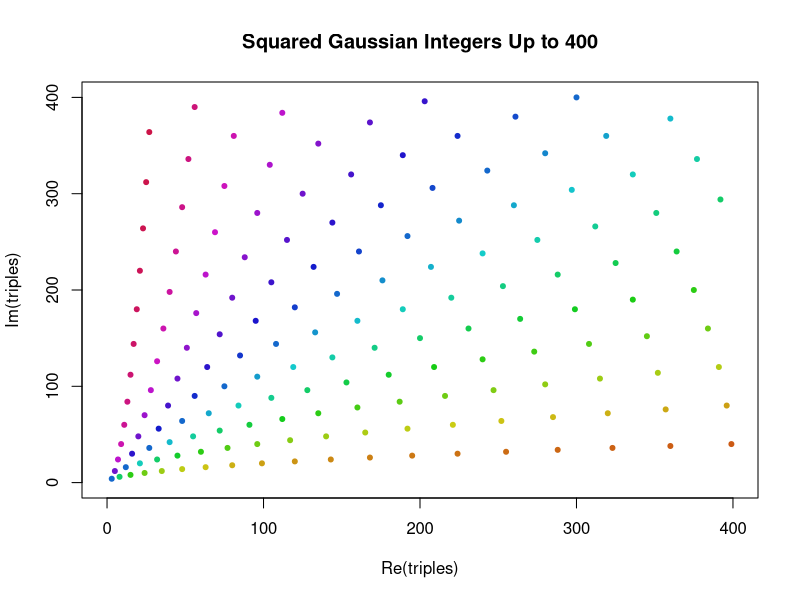
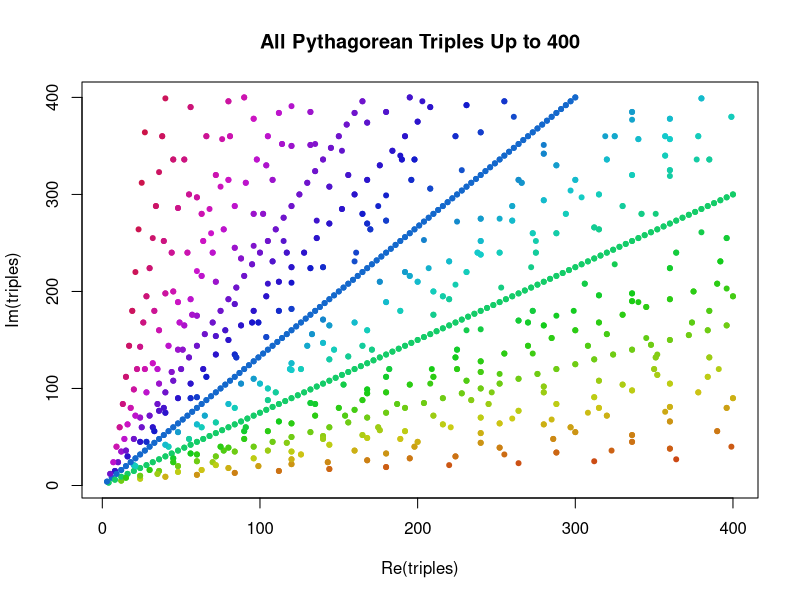
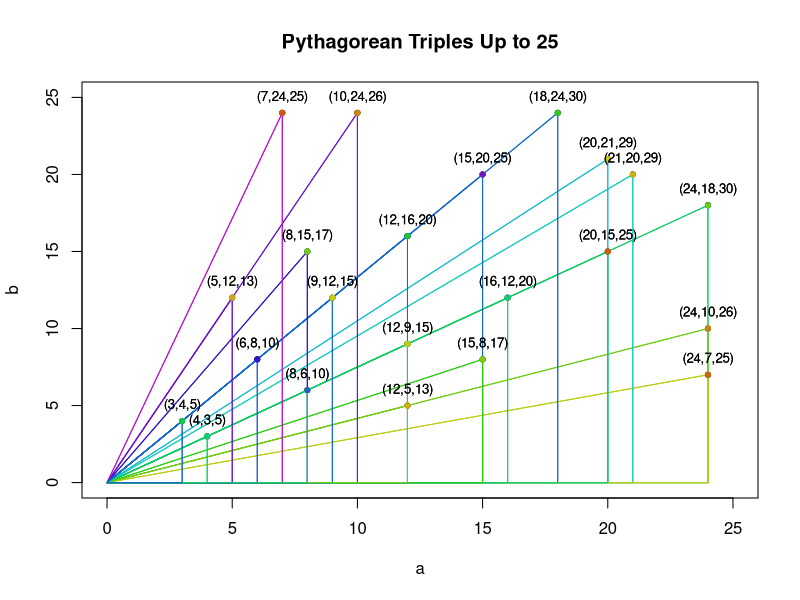
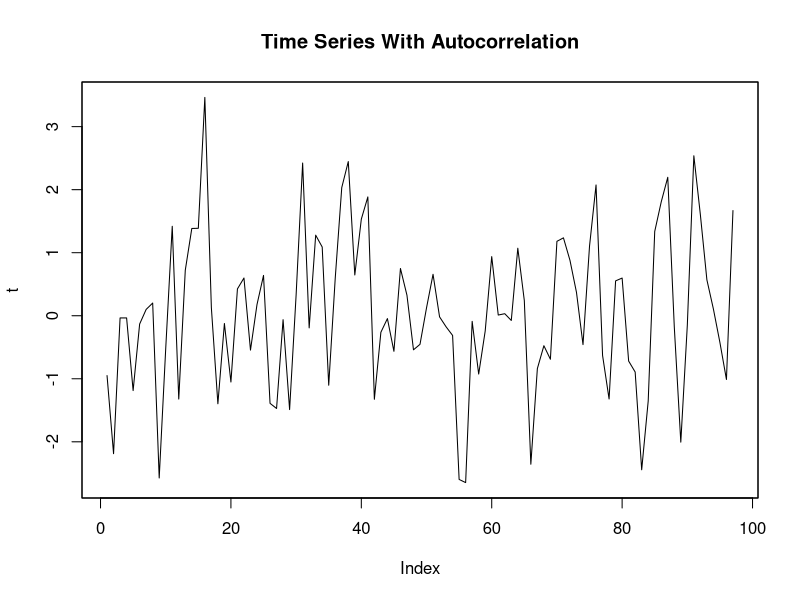
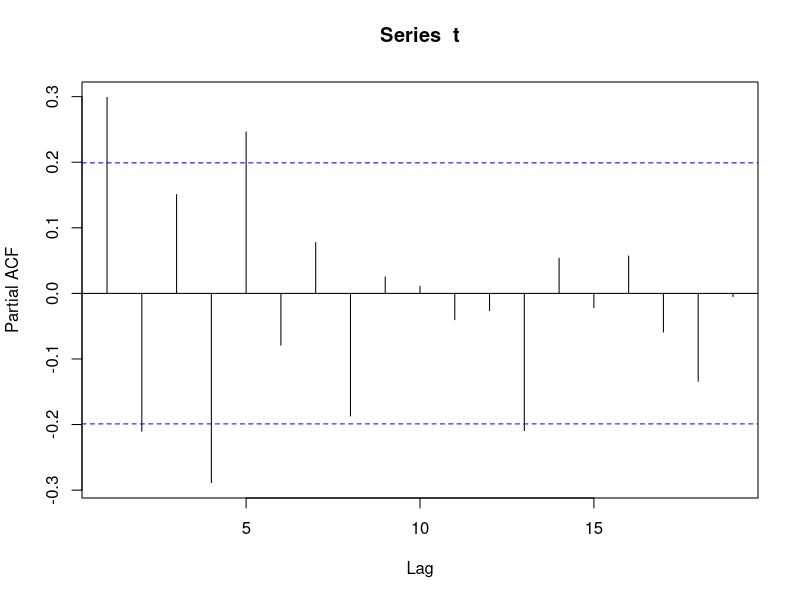
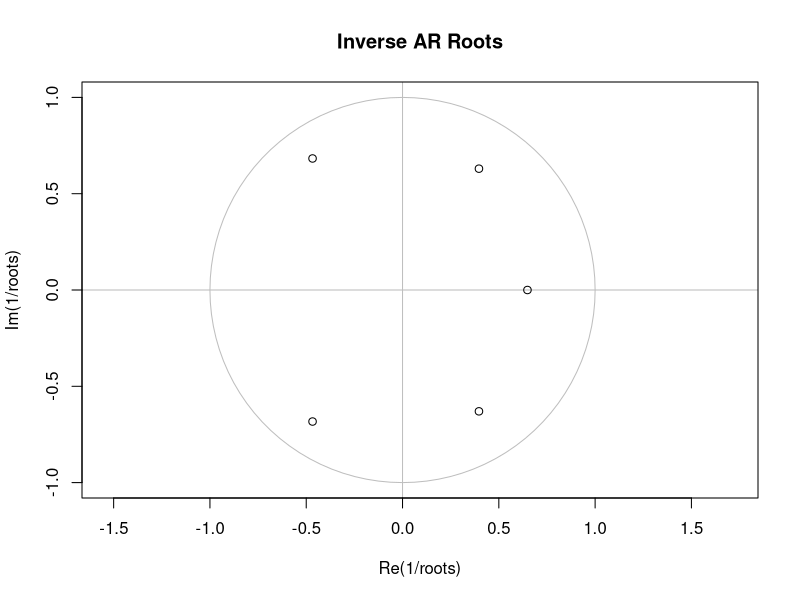
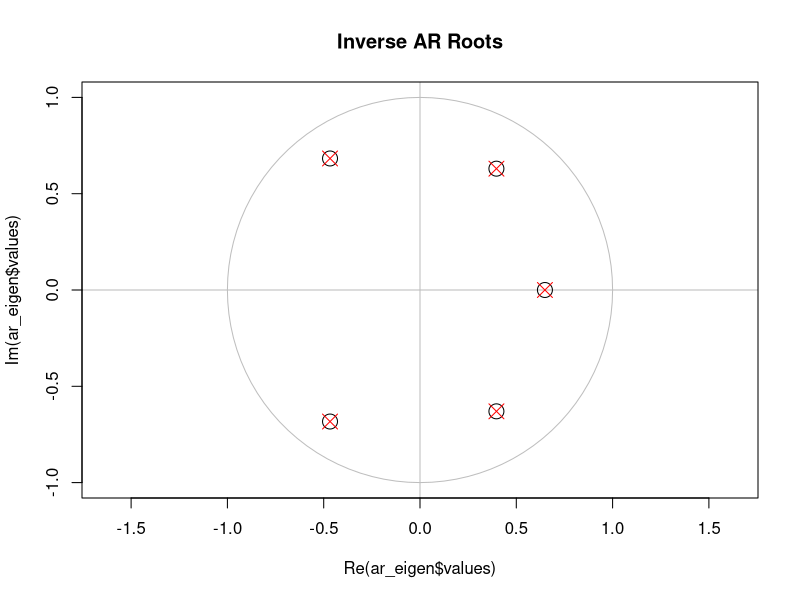

Source code (R) for these figures, in order:
## ---- chunk 1
knitr::opts_chunk$set(echo = TRUE, comment="#")
library(zoo)
## ---- chunk 2
triples <- c( 3+4i, 5+12i, 9+12i )
## ---- chunk 3
n = 400
grid <- expand.grid(u=1:(2*n), v=1:(2*n))
grid <- grid[ grid$u > grid$v, ]
gaussian_integers <- complex(real=grid$u, imaginary=grid$v)
## ---- chunk 4
triples <- gaussian_integers^2

# display the 10 with the smallest norm
cat( triples[order(Mod(triples))][1:10], sep="\n")
## ---- chunk 5
triples <- triples[ Re(triples) <= n & Im(triples) <= n ]

# helper function to colorize complex points by their angle.
argcolor <- function(z) hsv(Arg(z)*2/pi, s=0.9, v=0.8)

plot(
  triples, 
  col=argcolor(triples),
  pch=20,
  xlim=c(0,n),
  ylim=c(0,n),
  main=paste("Squared Gaussian Integers Up to", n)
)
## ---- chunk 6

multiples <- lapply(1:(floor(n/3)), function(m) triples*m)
triples <- unique(do.call(c, multiples))
## ---- chunk 7
halves <- triples[ Re(triples) %% 2 == 0 & Im(triples) %% 2 == 0 ] / 2
triples <- unique(c(triples, halves))
## ---- chunk 8
triples <- triples[ Re(triples) <= n & Im(triples) <= n]
triples <- c(triples, complex(real=Im(triples), imaginary=Re(triples)))
## ---- chunk 9
plot(triples, col=argcolor(triples), pch=20)
title(paste("All Pythagorean Triples Up to", n))
## ---- chunk 10
small_n = 25
small_triples <- triples[ Re(triples) < small_n & Im(triples) < small_n ]
small_triples <- small_triples[ order(Mod(small_triples), decreasing=TRUE) ]

# plot points
plot(
  small_triples, 
  pch=20,
  ylim=c(0,small_n), 
  xlim=c(0,small_n),
  ylab="b", xlab="a")

# add triangles. Can't rely on automatic complex plane plotting here.
segments(
  Re(small_triples), Im(small_triples), 
  0, 0, 
  col=argcolor(small_triples))
segments(
  Re(small_triples), Im(small_triples), 
  Re(small_triples), 0, 
  col=argcolor(small_triples))
segments(
  Re(small_triples), 0, 
  0, 0, 
  col=argcolor(small_triples))

# points again, so that they're in the foreground.
points(small_triples, pch=20, col=argcolor(triples), cex=1)

# text label for the points
text(
  x=small_triples + 1i, 
  cex=0.8,
  labels=paste0(
    "(", 
    Re(small_triples), 
    ",",
    Im(small_triples),
    ",",
    Mod(small_triples),
    ")"
  )
)
title(paste("Pythagorean Triples Up to", small_n))
## ---- chunk 11
set.seed(43)
t_0 <- zoo(rnorm(n=100))
t_1 <- lag(t_0, k=1, na.pad=TRUE)
t_2 <- lag(t_0, k=2, na.pad=TRUE)
t_3 <- lag(t_0, k=3, na.pad=TRUE)
t <- na.omit(t_0 + 0.7*t_1 - 0.2*t_2 + 0.2*t_3)
plot(t, type='l')
title('Time Series With Autocorrelation')
pacf(t) # Partial Autocorrelation Plot
## ---- chunk 12
ar_model <- ar(t)
ar_model
## ---- chunk 13
ar_coefs <- ar_model$ar  # coefficients(ar_model) doesn't work, IDK why
roots <- polyroot( c(1,-ar_coefs) )
roots
plot(
  1/roots, 
  ylim=c(-1,1), 
  asp=1,
  main="Inverse AR Roots",
  panel.first=c(
    lines(complex(modulus=1, argument=0.01*2*pi)^(0:100), col='grey'),
    abline(h=0, col='grey'),
    abline(v=0, col='grey')
  )
)
## ---- chunk 14
ar_matrix <- matrix( nrow=5, ncol=5, byrow=TRUE, c(
  0.5078, -0.4062,   0.3481,  -0.3960,   0.2462, 
       1,       0,        0,        0,        0,
       0,       1,        0,        0,        0,
       0,       0,        1,        0,        0,
       0,       0,        0,        1,        0))

ar_eigen <- eigen(ar_matrix)
df <- t(rbind(
  data.frame(t(sort(1/roots))), 
  data.frame(t(sort(ar_eigen$values)))))
colnames(df) <- c("Inverse AR(5) Roots", "Time Evolution Eigenvalues")
## ---- chunk 15
plot(
  ar_eigen$values, 
  ylim=c(-1,1), 
  xlim=c(-1,1),
  asp=1,
  cex=2,
  main="Inverse AR Roots",
  panel.first=c(
    lines(complex(modulus=1, argument=0.01*2*pi)^(0:100), col='grey'),
    abline(h=0, col='grey'),
    abline(v=0, col='grey')
  )
)

points(
  1/roots, 
  pch=4,
  cex=2,
  col='red'
)
